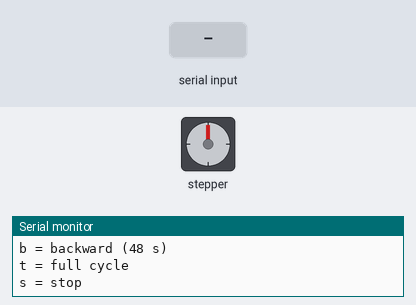
Bench run of a sketch on a simulated Arduino Uno, built with avr-gcc and run on an emulated ATmega328P. On the bench: stepper motor, the last lines printed to the serial monitor. Wiring (inferred from the names in the program): stepper motor driver (200 steps per turn assumed): step pin 2; direction pin 3. Inputs (shaded band) come from the test bench.

Above: at 1.2 s.
1.3 s: "f" received over Serial
At 2.4 s:
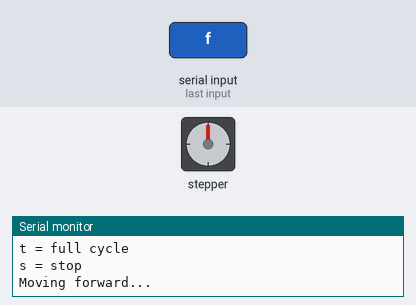
4.3 s: "s" received over Serial
5.8 s: "b" received over Serial
At 6.9 s:
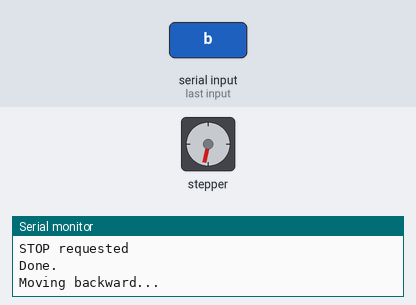
8.8 s: "s" received over Serial
At 9.5 s:
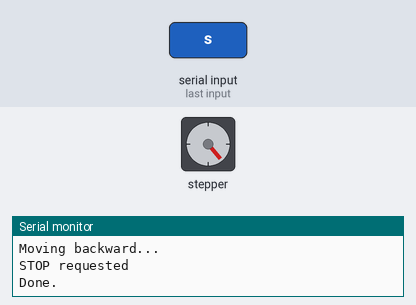
10.3 s: "t" received over Serial
At 31.2 s:
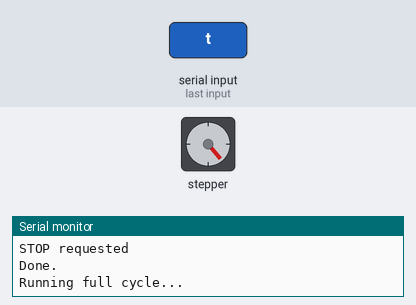
Timing chart, 0 to 69.8 s (numbered marks = the images above; inputs shaded):
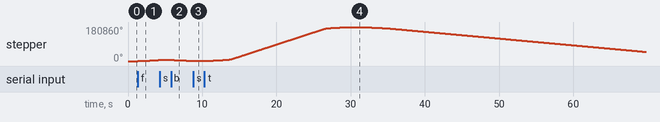

The sketch:

v1_steppercode.ino
```cpp
#define STEP_PIN 2
#define DIR_PIN 3

const long TOTAL_STEPS = 100000;

// Speed settings (microseconds per HALF pulse)
int FORWARD_MIN_DELAY = 60;
int BACKWARD_MIN_DELAY = 240;

// Acceleration settings
const int START_DELAY = 600;
const int RAMP_STEPS = 5000;

bool stopRequested = false;

void stepPulse(int delay_us) {
  digitalWrite(STEP_PIN, HIGH);
  delayMicroseconds(delay_us);
  digitalWrite(STEP_PIN, LOW);
  delayMicroseconds(delay_us);
}

void checkSerialStop() {
  if (Serial.available()) {
    char cmd = Serial.read();
    if (cmd == 's') {
      stopRequested = true;
      Serial.println("STOP requested");
    }
  }
}

void moveMotor(long steps, int minDelay, bool direction) {
  digitalWrite(DIR_PIN, direction);
  stopRequested = false;

  for (long i = 0; i < steps; i++) {
    checkSerialStop();
    if (stopRequested) return;

    int currentDelay;

    // Acceleration
    if (i < RAMP_STEPS) {
      currentDelay = START_DELAY - ((START_DELAY - minDelay) * i / RAMP_STEPS);
    }
    // Deceleration
    else if (i > steps - RAMP_STEPS) {
      long decelStep = steps - i;
      currentDelay = START_DELAY - ((START_DELAY - minDelay) * decelStep / RAMP_STEPS);
    }
    // Constant speed
    else {
      currentDelay = minDelay;
    }

    stepPulse(currentDelay);
  }
}

void setup() {
  pinMode(STEP_PIN, OUTPUT);
  pinMode(DIR_PIN, OUTPUT);

  Serial.begin(9600);
  Serial.println("Stepper Ready");
  Serial.println("Commands:");
  Serial.println("f = forward (40 cm in 12 s)");
  Serial.println("b = backward (48 s)");
  Serial.println("t = full cycle");
  Serial.println("s = stop");
}

void loop() {
  if (Serial.available()) {
    char cmd = Serial.read();

    if (cmd == 'f') {
      Serial.println("Moving forward...");
      moveMotor(TOTAL_STEPS, FORWARD_MIN_DELAY, HIGH);
      Serial.println("Done.");
    }

    else if (cmd == 'b') {
      Serial.println("Moving backward...");
      moveMotor(TOTAL_STEPS, BACKWARD_MIN_DELAY, LOW);
      Serial.println("Done.");
    }

    else if (cmd == 't') {
      Serial.println("Running full cycle...");

      moveMotor(TOTAL_STEPS, FORWARD_MIN_DELAY, HIGH);
      if (!stopRequested) delay(1000);

      moveMotor(TOTAL_STEPS, BACKWARD_MIN_DELAY, LOW);

      Serial.println("Cycle complete.");
    }

    else if (cmd == 's') {
      stopRequested = true;
      Serial.println("STOP command received.");
    }
  }
}
```

Measured:
- after the input at 1.3 s, stepper: keeps turning clockwise at about 1981°/s, starting at once
- after the input at 5.8 s, stepper: keeps turning counter-clockwise at about 1695°/s, starting at once
- after the input at 8.8 s, stepper: goes on until 8.8 s, then stays 860°
- after the input at 10.3 s, stepper: turns 180000° clockwise in 19.8 s, then 132043° counter-clockwise in 38.7 s
